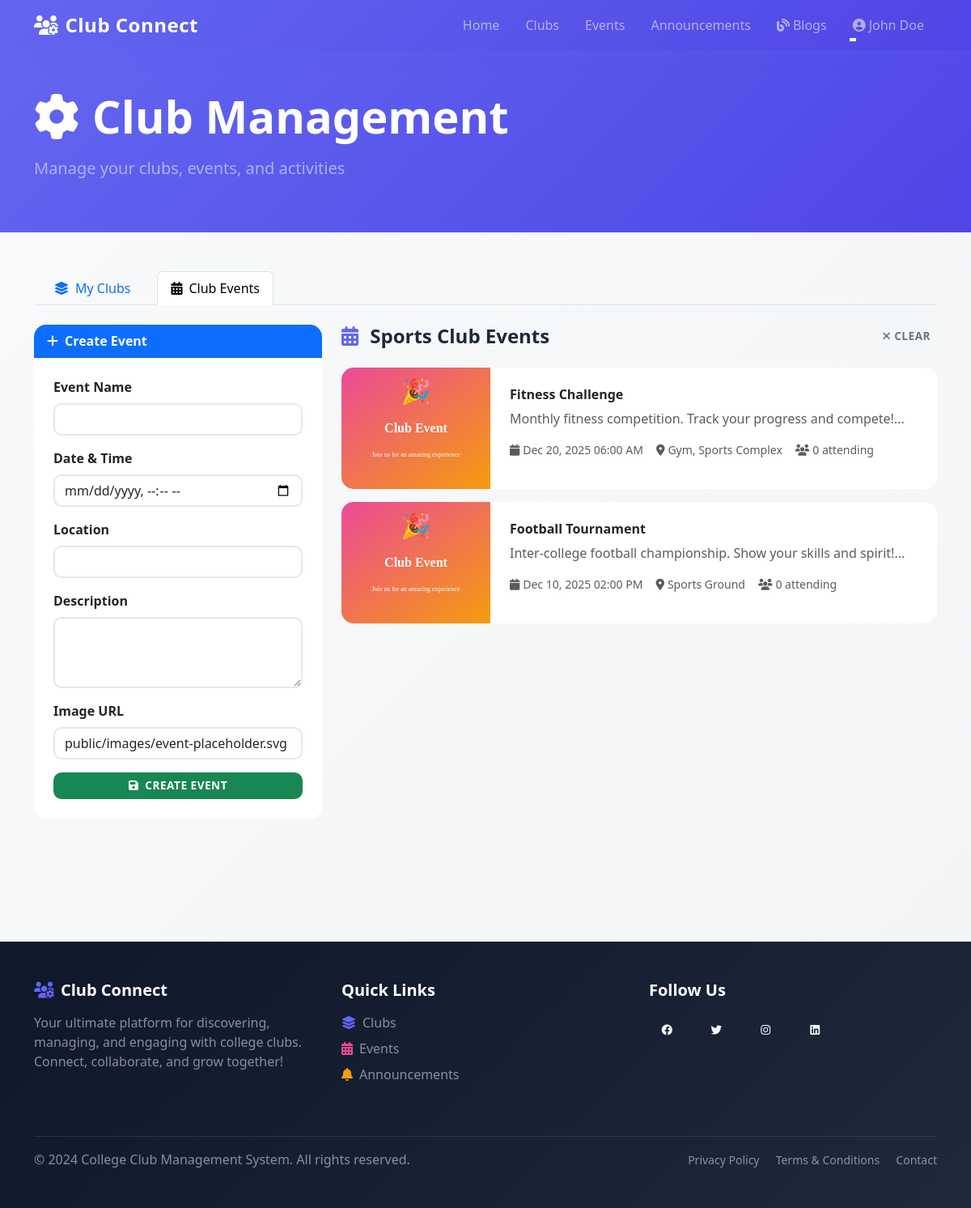
/manage-clubs.php?tab=club-events&club_id=2 (signed in), run on the app's committed database.
### tables this page shows
CREATE TABLE IF NOT EXISTS clubs (
    club_id INT AUTO_INCREMENT PRIMARY KEY,
    club_name VARCHAR(100) NOT NULL,
    description TEXT,
    category VARCHAR(50),
    image_url VARCHAR(255),
    members_count INT DEFAULT 0,
    created_by INT,
    created_at TIMESTAMP DEFAULT CURRENT_TIMESTAMP,
    FOREIGN KEY (created_by) REFERENCES users(user_id) ON DELETE SET NULL
);

CREATE TABLE IF NOT EXISTS events (
    event_id INT AUTO_INCREMENT PRIMARY KEY,
    club_id INT NOT NULL,
    event_name VARCHAR(200) NOT NULL,
    description TEXT,
    event_date DATETIME NOT NULL,
    location VARCHAR(255),
    image_url VARCHAR(255),
    attendees_count INT DEFAULT 0,
    created_at TIMESTAMP DEFAULT CURRENT_TIMESTAMP,
    FOREIGN KEY (club_id) REFERENCES clubs(club_id) ON DELETE CASCADE
);

### manage-clubs.php (the view, shortened to what this page needs)
<?php
include 'includes/header.php';
require_once 'config/db.php';
$tab = $_GET['tab'] ?? 'my-clubs';
$club_id = $_GET['club_id'] ?? null;
$club_events = [];
$selected_club = null;
if ($club_id && $tab === 'club-events') {
    try {
        $stmt = $pdo->prepare('
            SELECT * FROM clubs WHERE club_id = ?
        ');
        $stmt->execute([$club_id]);
        $selected_club = $stmt->fetch();
        $stmt = $pdo->prepare('
            SELECT * FROM events
            WHERE club_id = ?
            ORDER BY event_date DESC
        ');
        $stmt->execute([$club_id]);
        $club_events = $stmt->fetchAll();
    } catch (PDOException $e) {
        $club_events = [];
    }
}
?>
<section class="py-5" style="background: linear-gradient(135deg, #6366f1 0%, #4f46e5 100%); color: white; position: relative; overflow: hidden;">
    <div class="container position-relative" style="z-index: 1;">
        <h1 class="display-4 fw-bold mb-3"><i class="fas fa-cog me-3"></i>Club Management</h1>
        <p class="fs-5 text-white-50">Manage your clubs, events, and activities</p>
    </div>
</section>
<div class="container py-5">
    <ul class="nav nav-tabs mb-4" role="tablist">
        <li class="nav-item">
            <a class="nav-link <?php echo $tab === 'my-clubs' ? 'active' : ''; ?>"
               href="?tab=my-clubs">
                <i class="fas fa-layer-group me-2"></i>My Clubs
            </a>
        </li>
        <li class="nav-item">
            <a class="nav-link <?php echo $tab === 'club-events' ? 'active' : ''; ?>"
               href="?tab=club-events">
                <i class="fas fa-calendar-alt me-2"></i>Club Events
            </a>
        </li>
    </ul>
    <?php if ($tab === 'club-events'): ?>
        <?php if ($selected_club && $club_id): ?>
            <div class="row">
                <div class="col-lg-4 mb-4">
                    <div class="card">
                        <div class="card-header bg-primary text-white fw-bold">
                            <i class="fas fa-plus me-2"></i>Create Event
                        </div>
                        <div class="card-body">
                            <form method="POST">
                                <div class="mb-3">
                                    <label class="form-label fw-bold">Event Name</label>
                                    <input type="text" class="form-control" name="event_name" required>
                                </div>
                                <div class="mb-3">
                                    <label class="form-label fw-bold">Date & Time</label>
                                    <input type="datetime-local" class="form-control" name="event_date" required>
                                </div>
                                <div class="mb-3">
                                    <label class="form-label fw-bold">Location</label>
                                    <input type="text" class="form-control" name="location" required>
                                </div>
                                <div class="mb-3">
                                    <label class="form-label fw-bold">Description</label>
                                    <textarea class="form-control" name="description" rows="3"></textarea>
                                </div>
                                <div class="mb-3">
                                    <label class="form-label fw-bold">Image URL</label>
                                    <input type="url" class="form-control" name="image_url"
                                           value="public/images/event-placeholder.svg">
                                </div>
                                <button type="submit" class="btn btn-success w-100">
                                    <i class="fas fa-save me-2"></i>Create Event
                                </button>
                            </form>
                        </div>
                    </div>
                </div>
                <div class="col-lg-8">
                    <div class="d-flex justify-content-between align-items-center mb-4">
                        <h4 class="fw-bold mb-0">
                            <i class="fas fa-calendar-alt me-2" style="color: #6366f1;"></i>
                            <?php echo htmlspecialchars($selected_club['club_name']); ?> Events
                        </h4>
                        <a href="?tab=club-events" class="btn btn-sm btn-outline-secondary">
                            <i class="fas fa-times me-1"></i>Clear
                        </a>
                    </div>
                    <?php if (!empty($club_events)): ?>
                        <div class="row g-3">
                            <?php foreach ($club_events as $event): ?>
                                <div class="col-12">
                                    <div class="card">
                                        <div class="row g-0">
                                            <div class="col-md-3">
                                                <img src="<?php echo htmlspecialchars($event['image_url']); ?>"
                                                     class="img-fluid rounded-start h-100"
                                                     style="object-fit: cover; min-height: 150px;"
                                                     alt="<?php echo htmlspecialchars($event['event_name']); ?>">
                                            </div>
                                            <div class="col-md-9">
                                                <div class="card-body">
                                                    <h6 class="card-title fw-bold"><?php echo htmlspecialchars($event['event_name']); ?></h6>
                                                    <p class="card-text text-muted"><?php echo htmlspecialchars(substr($event['description'], 0, 100)) . '...'; ?></p>
                                                    <div class="d-flex flex-wrap gap-3 mb-2">
                                                        <small class="text-muted">
                                                            <i class="fas fa-calendar me-1"></i><?php echo date('M d, Y h:i A', strtotime($event['event_date'])); ?>
                                                        </small>
                                                        <small class="text-muted">
                                                            <i class="fas fa-map-marker-alt me-1"></i><?php echo htmlspecialchars($event['location']); ?>
                                                        </small>
                                                        <small class="text-muted">
                                                            <i class="fas fa-users me-1"></i><?php echo $event['attendees_count']; ?> attending
                                                        </small>
                                                    </div>
                                                </div>
                                            </div>
                                        </div>
                                    </div>
                                </div>
                            <?php endforeach; ?>
                        </div>
                    <?php endif; ?>
                </div>
            </div>
        <?php endif; ?>
    <?php endif; ?>
</div>
<?php include 'includes/footer.php'; ?>

### public/css/style.css (style rules this page uses)
:root { --primary-color: #6366f1; --secondary-color: #ec4899; --danger-color: #dc2626; --success-color: #10b981; --warning-color: #f59e0b; --dark-bg: #0f172a; }
* { margin: 0; padding: 0; box-sizing: border-box; }
html { scroll-behavior: smooth; }
body { font-family: 'Segoe UI', Tahoma, Geneva, Verdana, sans-serif; background: linear-gradient(135deg, #f9fafb 0%, #f3f4f6 100%); color: #1f2937; min-height: 100vh; }
.card { transition: all 0.4s cubic-bezier(0.23, 1, 0.320, 1); border: none; border-radius: 15px; overflow: hidden; background: white; animation: fadeIn 0.6s ease-out forwards; }
.card:nth-child(1) { animation-delay: 0.1s; }
.card-body { padding: 1.5rem; }
.btn { transition: all 0.3s ease; border-radius: 10px; font-weight: 600; letter-spacing: 0.5px; text-transform: uppercase; font-size: 0.85rem; border: none; position: relative; overflow: hidden; }
.btn::before { content: ''; position: absolute; top: 50%; left: 50%; width: 0; height: 0; border-radius: 50%; background: rgba(255, 255, 255, 0.3); transform: translate(-50%, -50%); transition: width 0.6s, height 0.6s; }
.nav-link { transition: all 0.3s ease; position: relative; margin: 0 0.5rem; font-weight: 500; }
.nav-link::after { content: ''; position: absolute; bottom: 0; left: 0; width: 0; height: 2px; background: white; transition: width 0.3s ease; }
.nav-link:hover::after, .nav-link.active::after { width: 100%; }
section { animation: slideInUp 0.6s ease-out; }
.form-control, .form-select { border: 2px solid #e5e7eb; border-radius: 10px; transition: all 0.3s ease; font-weight: 500; }

### data on the page
clubs: club_name "Sports Club"
events: image_url (placeholder picture), event_name "Fitness Challenge", description "Monthly fitness competition. Track your progress and compete!", event_date "Dec 20, 2025 06:00 AM", location "Gym, Sports Complex", attendees_count "0"
events: image_url (placeholder picture), event_name "Football Tournament", description "Inter-college football championship. Show your skills and spirit!", event_date "Dec 10, 2025 02:00 PM", location "Sports Ground", attendees_count "0"

### other printed values
$user_name "John Doe"
